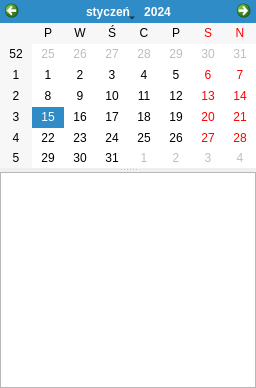
<?xml version="1.0" encoding="UTF-8"?>
<ui version="4.0">
 <class>ScheduleWidget</class>
 <widget class="QWidget" name="ScheduleWidget">
  <property name="geometry">
   <rect>
    <x>0</x>
    <y>0</y>
    <width>256</width>
    <height>388</height>
   </rect>
  </property>
  <property name="windowTitle">
   <string>Form</string>
  </property>
  <property name="styleSheet">
   <string notr="true"/>
  </property>
  <layout class="QVBoxLayout" name="verticalLayout">
   <property name="margin">
    <number>0</number>
   </property>
   <item>
    <widget class="QSplitter" name="splitter">
     <property name="frameShape">
      <enum>QFrame::NoFrame</enum>
     </property>
     <property name="frameShadow">
      <enum>QFrame::Plain</enum>
     </property>
     <property name="orientation">
      <enum>Qt::Vertical</enum>
     </property>
     <widget class="QCalendarWidget" name="calendarWidget">
      <property name="sizePolicy">
       <sizepolicy hsizetype="Preferred" vsizetype="Preferred">
        <horstretch>0</horstretch>
        <verstretch>0</verstretch>
       </sizepolicy>
      </property>
      <property name="contextMenuPolicy">
       <enum>Qt::CustomContextMenu</enum>
      </property>
      <property name="locale">
       <locale language="Polish" country="Poland"/>
      </property>
      <property name="firstDayOfWeek">
       <enum>Qt::Monday</enum>
      </property>
      <property name="gridVisible">
       <bool>false</bool>
      </property>
      <property name="horizontalHeaderFormat">
       <enum>QCalendarWidget::SingleLetterDayNames</enum>
      </property>
      <property name="navigationBarVisible">
       <bool>true</bool>
      </property>
      <property name="dateEditEnabled">
       <bool>true</bool>
      </property>
     </widget>
     <widget class="QTableView" name="tableEvents">
      <property name="contextMenuPolicy">
       <enum>Qt::CustomContextMenu</enum>
      </property>
      <property name="alternatingRowColors">
       <bool>true</bool>
      </property>
      <property name="selectionMode">
       <enum>QAbstractItemView::SingleSelection</enum>
      </property>
      <property name="selectionBehavior">
       <enum>QAbstractItemView::SelectRows</enum>
      </property>
      <property name="cornerButtonEnabled">
       <bool>true</bool>
      </property>
      <attribute name="horizontalHeaderVisible">
       <bool>false</bool>
      </attribute>
      <attribute name="horizontalHeaderHighlightSections">
       <bool>false</bool>
      </attribute>
      <attribute name="horizontalHeaderStretchLastSection">
       <bool>true</bool>
      </attribute>
      <attribute name="verticalHeaderVisible">
       <bool>false</bool>
      </attribute>
      <attribute name="verticalHeaderHighlightSections">
       <bool>false</bool>
      </attribute>
      <attribute name="verticalHeaderShowSortIndicator" stdset="0">
       <bool>false</bool>
      </attribute>
     </widget>
    </widget>
   </item>
  </layout>
  <action name="actionAddEvent">
   <property name="icon">
    <iconset resource="tinyorganizer.qrc">
     <normaloff>:/gfx/icons/gfx/new.png</normaloff>:/gfx/icons/gfx/new.png</iconset>
   </property>
   <property name="text">
    <string>@Add event</string>
   </property>
   <property name="shortcut">
    <string>Ctrl+A</string>
   </property>
  </action>
  <action name="actionDelete_event">
   <property name="icon">
    <iconset resource="tinyorganizer.qrc">
     <normaloff>:/gfx/icons/gfx/remove.png</normaloff>:/gfx/icons/gfx/remove.png</iconset>
   </property>
   <property name="text">
    <string>@Delete event</string>
   </property>
   <property name="shortcut">
    <string>Del</string>
   </property>
  </action>
  <action name="actionDelete_all_events">
   <property name="text">
    <string>@Delete all events</string>
   </property>
   <property name="shortcut">
    <string>Ctrl+Del</string>
   </property>
  </action>
  <action name="actionGo_to_today">
   <property name="text">
    <string>@Go to &amp;today</string>
   </property>
   <property name="shortcut">
    <string>Ctrl+T</string>
   </property>
  </action>
  <action name="actionEdit_event">
   <property name="text">
    <string>@Edit event</string>
   </property>
   <property name="shortcut">
    <string>Ctrl+E</string>
   </property>
  </action>
 </widget>
 <resources>
  <include location="tinyorganizer.qrc"/>
 </resources>
 <connections/>
 <slots>
  <slot>dateChanged(QDate)</slot>
 </slots>
</ui>
